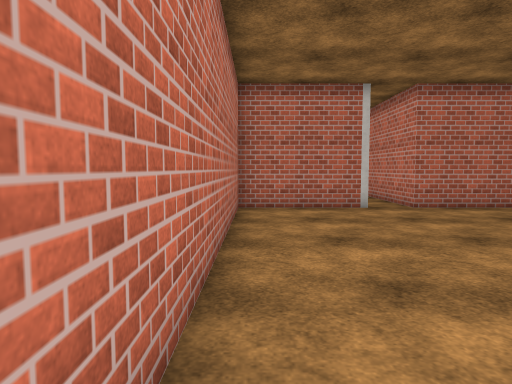
view 1 (above)

13 first-person views from a walk through a Unity game level. The camera is 1.3 m above the floor, tilts 4° down and sees 75° across. The floor is counted in squares, 1 m on a side. Each view is taken from the middle of a square. On the plan, view 1 faces up. The plan holds only what a view shows up to about 14 squares ahead; the rest is blank. The place goes on beyond the plan. Some animated figures are left out. Surface patterns are stand-ins for the level's own textures.

view 2
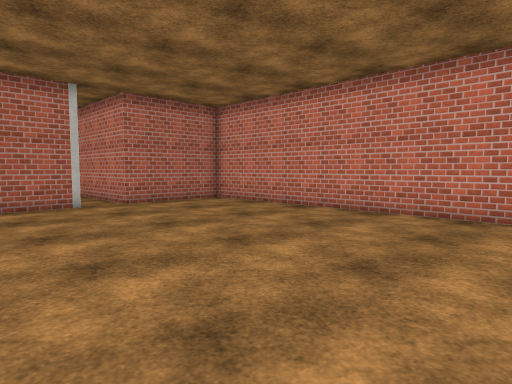

view 3
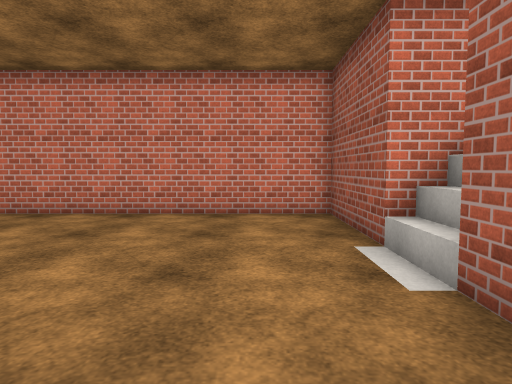

view 4
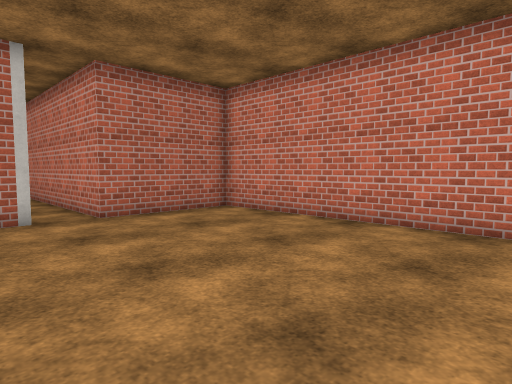

view 5
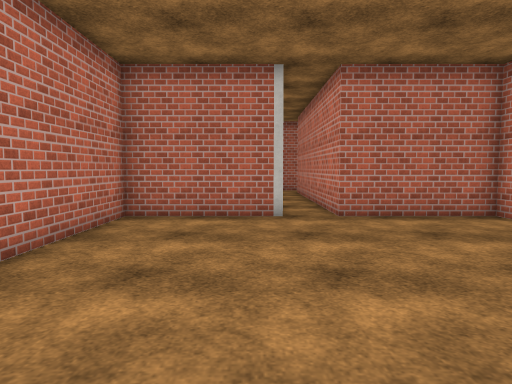

view 6
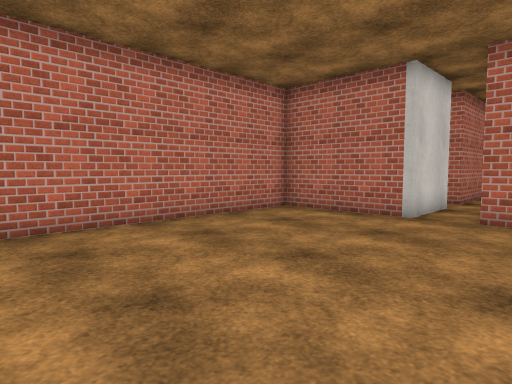

view 7
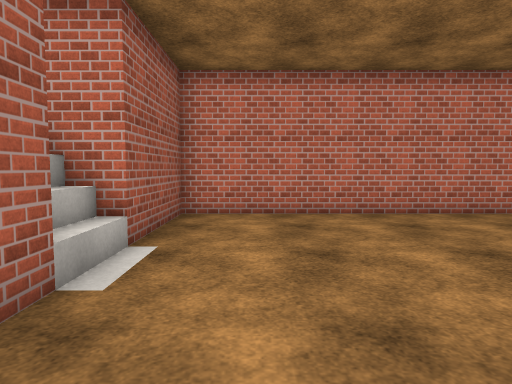

view 8
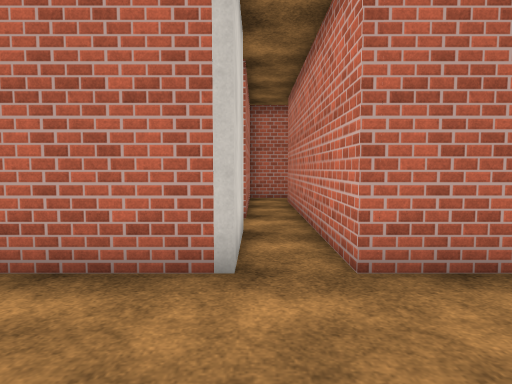

view 9
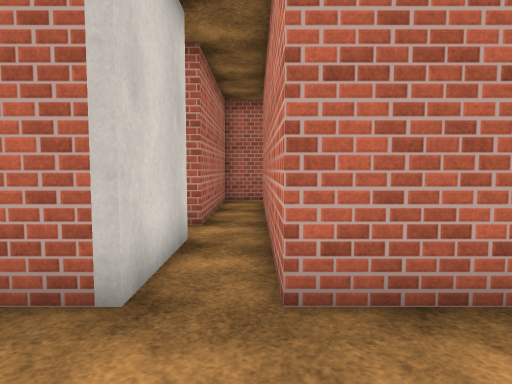

view 10
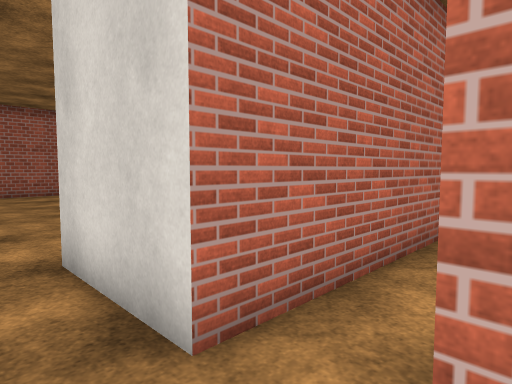

view 11
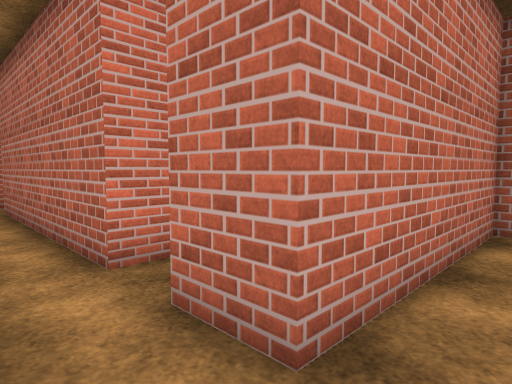

view 12
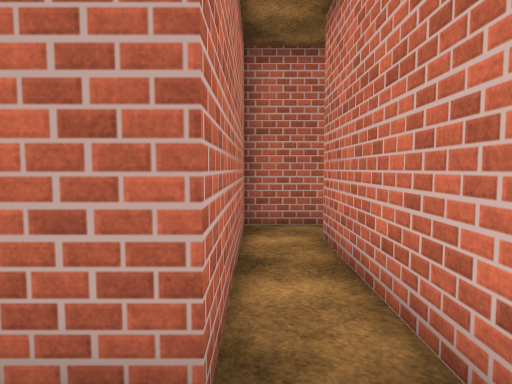

view 13
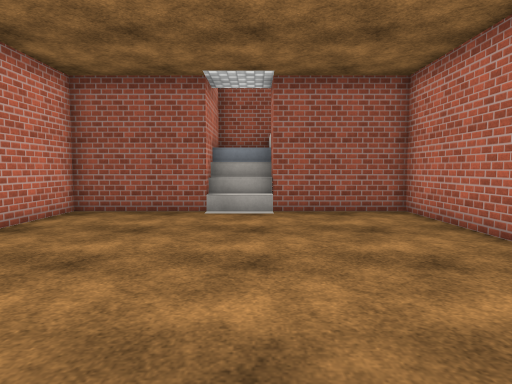

### Floor plan
Points are (right, up) in squares from view 1. A wall is a line through its corners. A room is listed if a view was taken in it or the views show most of it. See-through windows are left out.
Room 1 (views 1, 2, 3, 4, 5, 6, 7, 8, 9, 10, 11, 12, 13)
walls: (1.5, 14.1) (3.7, 14.1) (3.7, 11.1) (-0.6, 11.1) (-0.6, -2.1) (3.5, -2.1) (3.5, -3.8); (5.5, -3.6) (5.5, -2.1) (9.6, -2.1) (9.6, 11.1) (5.3, 11.1) (5.3, 20.2); (5.6, 21.7) (3.7, 21.7) (3.7, 15.6) (2.1, 15.6)
ways out: opening at (2.5, 15); opening at (4.5, -2.5)

Positions as (right, up) in squares from view 1, and headings:
1: (0, 0), facing up
2: (0, -1), facing up-right
3: (0, 0), facing right
4: (2, 2), facing up-right
5: (3, 2), facing up
6: (7, 2), facing up-left
7: (9, 0), facing left
8: (4, 7), facing up
9: (5, 8), facing up
10: (5, 16), facing down-left
11: (5, 14), facing up-left
12: (4, 14), facing up
13: (4, 8), facing down
